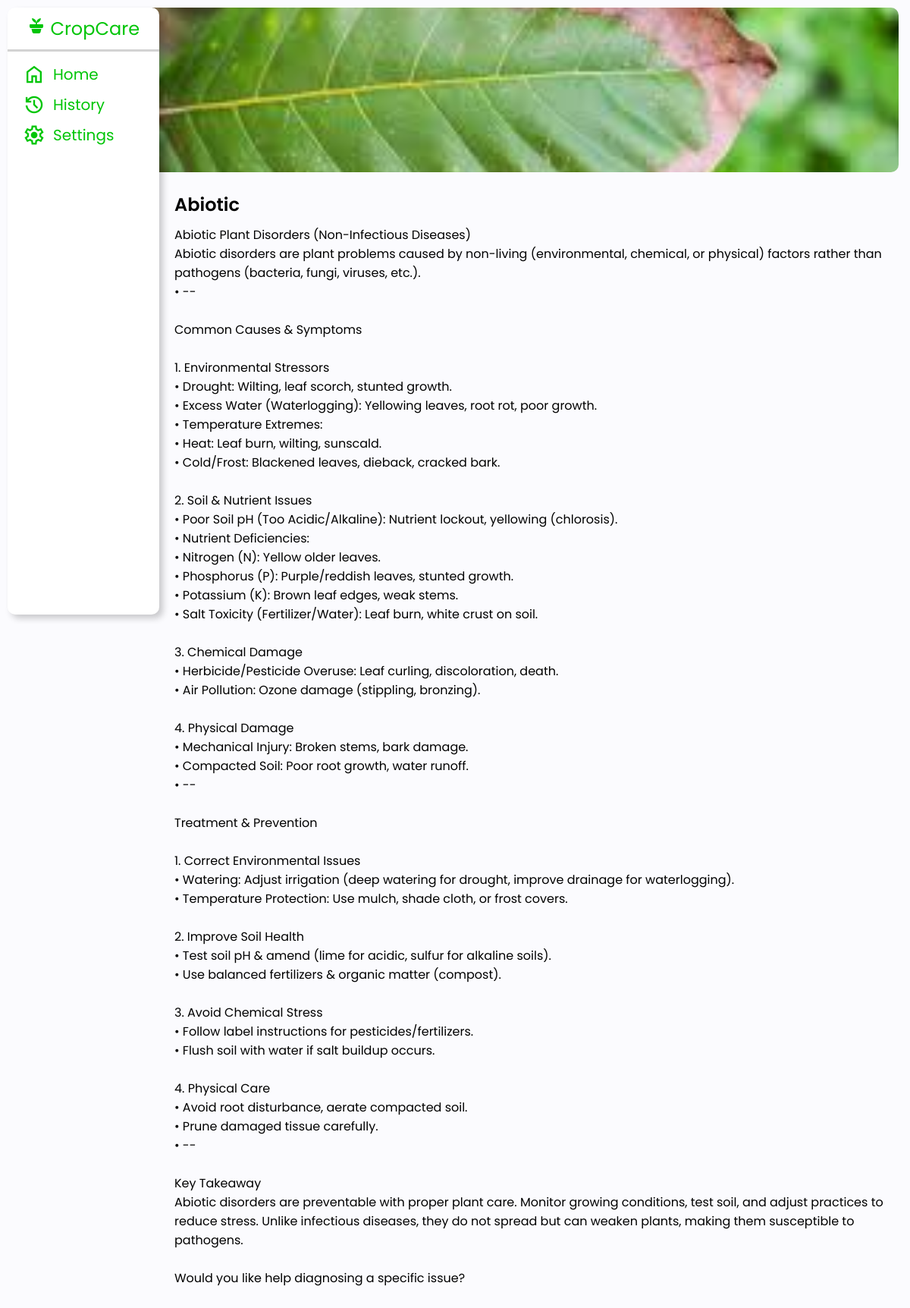
Screenshot of /history-page.php?id=8 (signed in) with the database file from the repository.
### tables this page shows
CREATE TABLE `disease_result` (
  `disease_result_id` int(11) NOT NULL,
  `name` varchar(255) DEFAULT NULL,
  `result` text DEFAULT NULL,
  `image` varchar(255) DEFAULT NULL,
  `other_disease_id` int(11) DEFAULT NULL,
  `user_id` int(11) DEFAULT NULL,
  `created_at` timestamp NOT NULL DEFAULT current_timestamp()
);

### history-page.php (the view, shortened to what this page needs)
<?php
require 'db/config.php';
$disease_info = $_GET['id'];
$stmt = $pdo->prepare("SELECT * FROM disease_result WHERE disease_result_id = :disease_result_id");
$stmt->execute([':disease_result_id' => $disease_info]);
$result = $stmt->fetch(PDO::FETCH_ASSOC);
?>
<!DOCTYPE html>
<html lang="en">
<head>
    <link rel="stylesheet" href="styles.css">
</head>
<body>
<?php include_once("partials/header.php") ?>
    <form id="uploadForm" action="" method="POST" enctype="multipart/form-data" class="upload-photo">
        <div class="img-container">
            <img id="imagePreview" src="uploads/<?= htmlspecialchars($result['image']) ?>">
        </div>
    </form>
        <section class="sample-information-container">
            <h1 class="poppins-semibold"><?= htmlspecialchars($result['name']) ?></h1>
            <p><?= $result['result'] ?></p>
        </section>
</body>
</html>

### styles.css (style rules this page uses)
:root { --primary-color: #00c507; --primary-dark-color: #00a005; --primary-light-color: #9aff9d; --primary-lighter-color: #e5ffe6; --red-color: #FF4B4B; --red-dark-color: #b92424; --orange-color: #ffa500; --orange-dark-color: #ba7900; --grey: #808080; --light-grey: #D3D3D3; --lighter-grey: #F2F2F2; --white: #FFFFFF; --black: #000000; --mid-grey: #666A6D; --dark-medium-grey: #A9A9A9; --background: #FBFBFE; }
* { margin: 0; padding: 0; box-sizing: border-box; font-family: "Poppins", serif; }
body { font-family: "Poppins", serif; background: var(--background); display: flex; flex-direction: column; align-items: center; justify-content: center; user-select: none; -webkit-user-select: none; -moz-user-select: none; -ms-user-select: none; -webkit-tap-highlight-color: transparent; touch-action: manipulation; }
.poppins-semibold { font-family: "Poppins", serif; font-weight: 600; font-style: normal; }
form { display: flex; flex-direction: column; gap: 10px; }
.upload-photo { width: 100%; padding: 10px 15px; display: flex; flex-direction: column; gap: 10px; }
.upload-photo .img-container { width: 100%; background-image: url('resrources/noImagePreview.jpg'); background-size: cover; background-position: center; background-repeat: no-repeat; height: 217px; overflow: hidden; border-radius: 10px; }
.upload-photo .img-container img { height: 100%; width: 100%; object-fit: cover; object-position: center; }
.sample-information-container { padding: 15px; width: 100%; display: flex; flex-direction: column; gap: 10px; margin-bottom: 80px; }
@media (min-width:1025px) { form { display: flex; flex-direction: column; gap: 10px; } }
@media (min-width:1025px) { .sample-information-container { padding: 15px 15px 15px 230px; display: flex; flex-direction: column; gap: 10px; margin-bottom: 80px; } }

### history-page.php (style rules this page uses)
.img-container img { max-width: 100%; max-height: 300px; display: block; margin: 0 auto; }

### rows the page displays
disease_result: image (picture), name "Abiotic", result "Abiotic Plant Disorders (Non-Infectious Diseases) Abiotic disorders are plant problems caused by non-living (environmental, chemical, or physical) factors rather than pathogens (bacteria, fungi, viruses, etc.). • -- Common Causes & Symptoms 1. Environmental Stressors • Drought: Wilting, leaf scorch, stunted growth. • Excess Water (Waterlogging): Yellowing leaves, root rot, poor growth. • Temperature Extremes: • Heat: Leaf burn, wilting, sunscald. • Cold/Frost: Blackened leaves, dieback, cracked bark. 2. Soil & Nutrient Issues • Poor Soil pH (Too Acidic/Alkaline): Nutrient lockout, yellowing (chlorosis). • Nutrient Deficiencies: • Nitrogen (N): Yellow older leaves. • Phosphorus (P):…"
